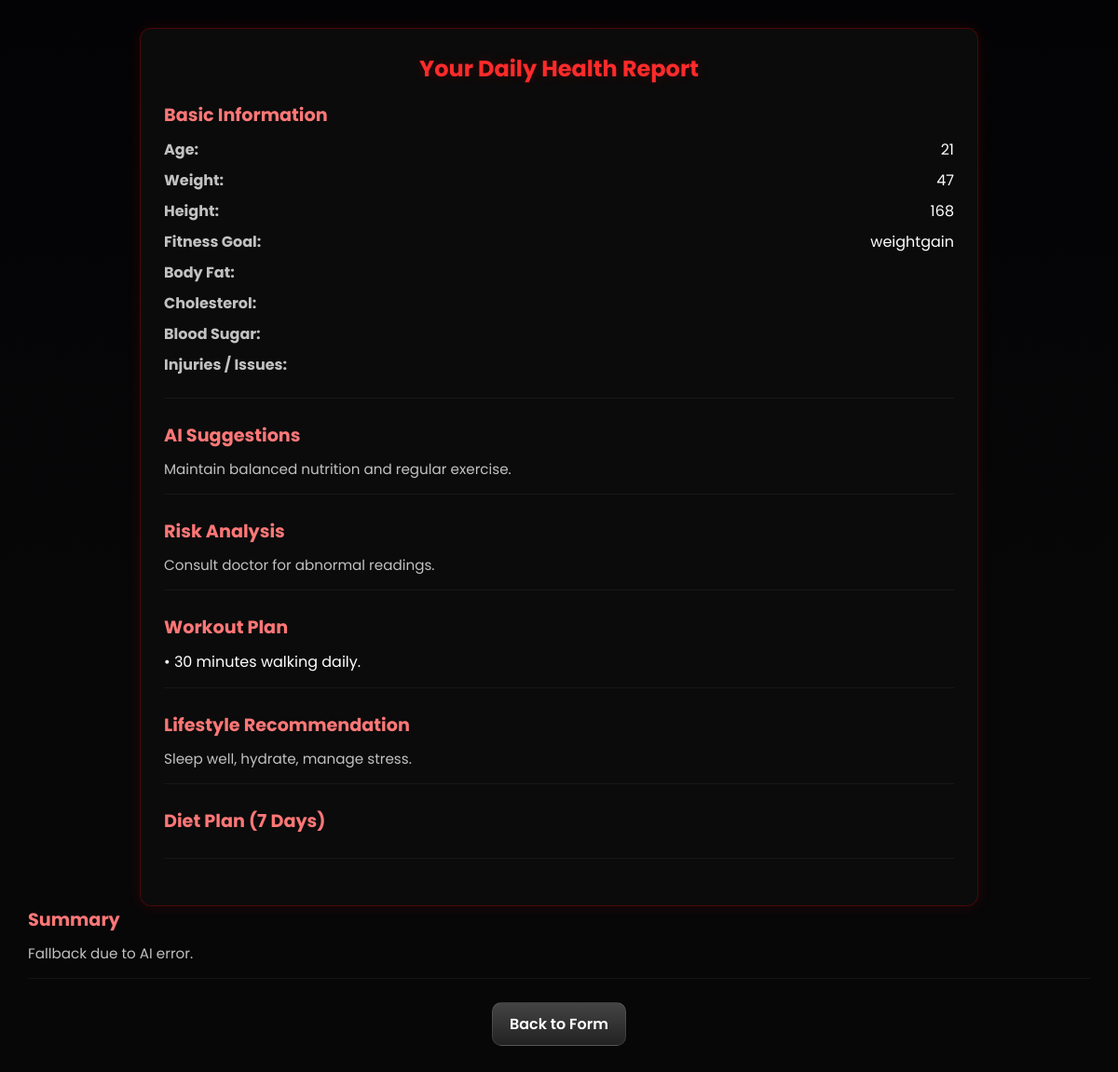
Screenshot of /health_result/135/ with the database file from the repository.
### aifitnesscoach_app/models.py (models this page shows)
class Health_condition(models.Model):
    user = models.ForeignKey(Register, on_delete=models.CASCADE, related_name='health_name', null=True, blank=True)
    age=models.IntegerField(null=True, blank=True)
    gender = models.CharField(max_length=10,null=True)
    current_weight = models.CharField(max_length=300,null=True, blank=True)
    current_height = models.CharField(max_length=300,null=True, blank=True)
    fitness_goal = models.CharField(max_length=100, null=True, blank=True)
    current_fat = models.CharField(max_length=300,null=True, blank=True)
    current_cholestrole = models.CharField(max_length=300,null=True, blank=True)
    current_suger = models.CharField(max_length=300,null=True, blank=True)
    ai_suggestions = models.TextField(max_length=100,null=True, blank=True)
    injuries = models.CharField(max_length=100, null=True, blank=True)

### aifitnesscoach_app/views.py (the view)
# urls.py: path('health_result/<int:pk>/', views.health_result, name='health_result'),
def health_result(request, pk):
    record = models.Health_condition.objects.get(id=pk)
    ai_report = json.loads(record.ai_suggestions)
    return render(request, "health_result.html", {
        "record": record,
        "ai": ai_report
    })

### aifitnesscoach_app/templates/health_result.html (shortened to what this page needs)
{% load static %}
<!DOCTYPE html>
<html lang="en">
<head>
</head>
<body>
  <div id="report-box">
    <h2>Your Daily Health Report</h2>
    <div class="section">
  <h3>Basic Information</h3>
  <div class="data-row"><strong>Age:</strong> <span>{{ record.age }}</span></div>
  <div class="data-row"><strong>Weight:</strong> <span>{{ record.current_weight }}</span></div>
  <div class="data-row"><strong>Height:</strong> <span>{{ record.current_height }}</span></div>
  <div class="data-row">
    <strong>Fitness Goal:</strong>
    <span>{{ record.fitness_goal }}</span>
  </div>
  <div class="data-row"><strong>Body Fat:</strong> </div>
  <div class="data-row"><strong>Cholesterol:</strong> </div>
  <div class="data-row"><strong>Blood Sugar:</strong> </div>
  <div class="data-row"><strong>Injuries / Issues:</strong> </div>
</div>
    <div class="section">
      <h3>AI Suggestions</h3>
      <p style="color:var(--muted); font-size:0.95rem;">{{ ai.ai_suggestions }}</p>
    </div>
    <div class="section">
      <h3>Risk Analysis</h3>
      <p style="color:var(--muted); font-size:0.95rem;">{{ ai.risks }}</p>
    </div>
    <div class="section">
      <h3>Workout Plan</h3>
     <div class="workout-box">
  {% for line in ai.workout_plan.splitlines %}
    {% if line %}
      <p>• {{ line }}</p>
    {% endif %}
  {% endfor %}
</div>
    </div>
    <div class="section">
      <h3>Lifestyle Recommendation</h3>
      <p style="color:var(--muted); font-size:0.95rem;">{{ ai.lifestyle }}</p>
    </div>
    <div class="section">
  <h3>Diet Plan (7 Days)</h3>
</div>
</div>
    <div class="section">
      <h3>Summary</h3>
      <p style="color:var(--muted); font-size:0.95rem;">{{ ai.summary }}</p>
    </div>
    <div style="text-align:center; margin-top:25px;">
      <a href="{% url 'Health_condition' %}" class="btn-back">Back to Form</a>
    </div>
</body>
</html>

### aifitnesscoach_app/templates/health_result.html (style rules this page uses)
:root { --accent: #ff2b2b; --muted: rgba(255,255,255,0.75); }
* { margin:0; padding:0; box-sizing:border-box; font-family:'Poppins',sans-serif; }
body { background: linear-gradient(180deg,#030305 0%, #070708 60%); color:#fff; padding:30px; }
#report-box { max-width: 900px; margin:auto; padding:25px; border:1px solid rgba(255,0,0,0.25); border-radius:12px; background: rgba(12,12,12,0.92); backdrop-filter: blur(6px); box-shadow:0 0 15px rgba(255,0,0,0.12); }
h2 { color:var(--accent); text-shadow:0 0 12px rgba(255,0,0,0.2); margin-bottom:18px; text-align:center; }
.section { margin-bottom:25px; padding-bottom:15px; border-bottom:1px solid rgba(255,255,255,0.05); }
.section h3 { color:#ff7777; margin-bottom:10px; font-size:1.2rem; }
.data-row { display:flex; justify-content:space-between; margin-bottom:8px; color:var(--muted); }
.data-row span { color:#fff; }
.btn-back { display:inline-block; padding:10px 18px; background:linear-gradient(180deg,#444,#222); border:1px solid rgba(255,255,255,0.1); border-radius:10px; text-decoration:none; color:#fff; font-weight:600; transition:0.2s; }

### rows the page displays
Health_condition: age "21", current_weight "47", current_height "168", fitness_goal "weightgain"

### other values shown
{{ ai.ai_suggestions }} "Maintain balanced nutrition and regular exercise."
{{ ai.risks }} "Consult doctor for abnormal readings."
{{ line }} "30 minutes walking daily."
{{ ai.lifestyle }} "Sleep well, hydrate, manage stress."
{{ ai.summary }} "Fallback due to AI error."
